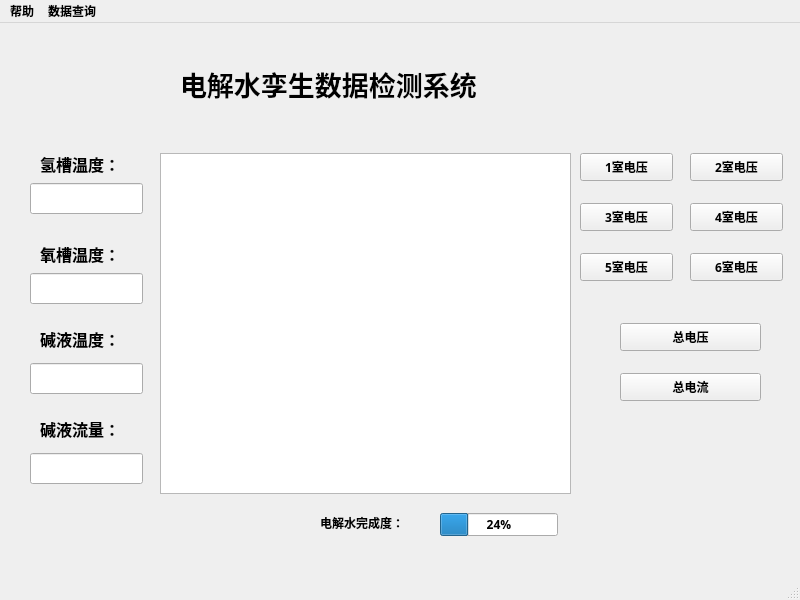
<?xml version="1.0" encoding="UTF-8"?>
<ui version="4.0">
 <class>MainWindow</class>
 <widget class="QMainWindow" name="MainWindow">
  <property name="geometry">
   <rect>
    <x>0</x>
    <y>0</y>
    <width>800</width>
    <height>600</height>
   </rect>
  </property>
  <property name="font">
   <font>
    <family>Arial Black</family>
    <weight>75</weight>
    <bold>true</bold>
   </font>
  </property>
  <property name="windowTitle">
   <string>MainWindow</string>
  </property>
  <widget class="QWidget" name="centralwidget">
   <widget class="QTextBrowser" name="textBrowser">
    <property name="geometry">
     <rect>
      <x>160</x>
      <y>130</y>
      <width>411</width>
      <height>341</height>
     </rect>
    </property>
   </widget>
   <widget class="QLabel" name="label">
    <property name="geometry">
     <rect>
      <x>180</x>
      <y>40</y>
      <width>411</width>
      <height>41</height>
     </rect>
    </property>
    <property name="font">
     <font>
      <family>Arial Black</family>
      <pointsize>20</pointsize>
      <weight>75</weight>
      <bold>true</bold>
     </font>
    </property>
    <property name="text">
     <string>电解水孪生数据检测系统</string>
    </property>
   </widget>
   <widget class="QLabel" name="label_2">
    <property name="geometry">
     <rect>
      <x>40</x>
      <y>130</y>
      <width>101</width>
      <height>21</height>
     </rect>
    </property>
    <property name="font">
     <font>
      <family>Arial Black</family>
      <pointsize>12</pointsize>
      <weight>75</weight>
      <bold>true</bold>
     </font>
    </property>
    <property name="text">
     <string>氢槽温度：</string>
    </property>
   </widget>
   <widget class="QLabel" name="label_3">
    <property name="geometry">
     <rect>
      <x>40</x>
      <y>220</y>
      <width>91</width>
      <height>21</height>
     </rect>
    </property>
    <property name="font">
     <font>
      <family>Arial Black</family>
      <pointsize>12</pointsize>
      <weight>75</weight>
      <bold>true</bold>
     </font>
    </property>
    <property name="text">
     <string>氧槽温度：</string>
    </property>
   </widget>
   <widget class="QLineEdit" name="lineEdit">
    <property name="geometry">
     <rect>
      <x>30</x>
      <y>160</y>
      <width>113</width>
      <height>31</height>
     </rect>
    </property>
   </widget>
   <widget class="QLineEdit" name="lineEdit_2">
    <property name="geometry">
     <rect>
      <x>30</x>
      <y>250</y>
      <width>113</width>
      <height>31</height>
     </rect>
    </property>
   </widget>
   <widget class="QLabel" name="label_4">
    <property name="geometry">
     <rect>
      <x>40</x>
      <y>300</y>
      <width>91</width>
      <height>31</height>
     </rect>
    </property>
    <property name="font">
     <font>
      <family>Arial Black</family>
      <pointsize>12</pointsize>
      <weight>75</weight>
      <bold>true</bold>
     </font>
    </property>
    <property name="text">
     <string>碱液温度：</string>
    </property>
   </widget>
   <widget class="QLabel" name="label_5">
    <property name="geometry">
     <rect>
      <x>40</x>
      <y>390</y>
      <width>101</width>
      <height>31</height>
     </rect>
    </property>
    <property name="font">
     <font>
      <family>Arial Black</family>
      <pointsize>12</pointsize>
      <weight>75</weight>
      <bold>true</bold>
     </font>
    </property>
    <property name="text">
     <string>碱液流量：</string>
    </property>
   </widget>
   <widget class="QLineEdit" name="lineEdit_3">
    <property name="geometry">
     <rect>
      <x>30</x>
      <y>340</y>
      <width>113</width>
      <height>31</height>
     </rect>
    </property>
   </widget>
   <widget class="QLineEdit" name="lineEdit_4">
    <property name="geometry">
     <rect>
      <x>30</x>
      <y>430</y>
      <width>113</width>
      <height>31</height>
     </rect>
    </property>
   </widget>
   <widget class="QPushButton" name="pushButton">
    <property name="geometry">
     <rect>
      <x>580</x>
      <y>130</y>
      <width>93</width>
      <height>28</height>
     </rect>
    </property>
    <property name="text">
     <string>1室电压</string>
    </property>
   </widget>
   <widget class="QPushButton" name="pushButton_2">
    <property name="geometry">
     <rect>
      <x>690</x>
      <y>130</y>
      <width>93</width>
      <height>28</height>
     </rect>
    </property>
    <property name="text">
     <string>2室电压</string>
    </property>
   </widget>
   <widget class="QPushButton" name="pushButton_3">
    <property name="geometry">
     <rect>
      <x>580</x>
      <y>180</y>
      <width>93</width>
      <height>28</height>
     </rect>
    </property>
    <property name="text">
     <string>3室电压</string>
    </property>
   </widget>
   <widget class="QPushButton" name="pushButton_4">
    <property name="geometry">
     <rect>
      <x>690</x>
      <y>180</y>
      <width>93</width>
      <height>28</height>
     </rect>
    </property>
    <property name="text">
     <string>4室电压</string>
    </property>
   </widget>
   <widget class="QPushButton" name="pushButton_5">
    <property name="geometry">
     <rect>
      <x>580</x>
      <y>230</y>
      <width>93</width>
      <height>28</height>
     </rect>
    </property>
    <property name="text">
     <string>5室电压</string>
    </property>
   </widget>
   <widget class="QPushButton" name="pushButton_6">
    <property name="geometry">
     <rect>
      <x>690</x>
      <y>230</y>
      <width>93</width>
      <height>28</height>
     </rect>
    </property>
    <property name="text">
     <string>6室电压</string>
    </property>
   </widget>
   <widget class="QPushButton" name="pushButton_7">
    <property name="geometry">
     <rect>
      <x>620</x>
      <y>300</y>
      <width>141</width>
      <height>28</height>
     </rect>
    </property>
    <property name="text">
     <string>总电压</string>
    </property>
   </widget>
   <widget class="QPushButton" name="pushButton_8">
    <property name="geometry">
     <rect>
      <x>620</x>
      <y>350</y>
      <width>141</width>
      <height>28</height>
     </rect>
    </property>
    <property name="text">
     <string>总电流</string>
    </property>
   </widget>
   <widget class="QProgressBar" name="progressBar">
    <property name="geometry">
     <rect>
      <x>440</x>
      <y>490</y>
      <width>118</width>
      <height>23</height>
     </rect>
    </property>
    <property name="value">
     <number>24</number>
    </property>
   </widget>
   <widget class="QLabel" name="label_6">
    <property name="geometry">
     <rect>
      <x>320</x>
      <y>490</y>
      <width>141</width>
      <height>20</height>
     </rect>
    </property>
    <property name="text">
     <string>电解水完成度：</string>
    </property>
   </widget>
  </widget>
  <widget class="QMenuBar" name="menubar">
   <property name="geometry">
    <rect>
     <x>0</x>
     <y>0</y>
     <width>800</width>
     <height>28</height>
    </rect>
   </property>
   <widget class="QMenu" name="menu">
    <property name="title">
     <string>帮助</string>
    </property>
    <addaction name="actionHelp"/>
    <addaction name="actionguan"/>
    <addaction name="actionjiemian"/>
   </widget>
   <widget class="QMenu" name="menu_2">
    <property name="title">
     <string>数据查询</string>
    </property>
    <addaction name="action1shi"/>
    <addaction name="action2shi"/>
    <addaction name="action3shi"/>
    <addaction name="action4shi"/>
    <addaction name="action5shi"/>
    <addaction name="action6shi"/>
    <addaction name="actionzong"/>
    <addaction name="actiondianliu"/>
   </widget>
   <addaction name="menu"/>
   <addaction name="menu_2"/>
  </widget>
  <widget class="QStatusBar" name="statusbar"/>
  <action name="actionHelp">
   <property name="text">
    <string>数据说明</string>
   </property>
  </action>
  <action name="actionguan">
   <property name="text">
    <string>关于团队</string>
   </property>
  </action>
  <action name="actionjiemian">
   <property name="text">
    <string>电解水技术原理</string>
   </property>
  </action>
  <action name="action1shi">
   <property name="text">
    <string>1室电压</string>
   </property>
  </action>
  <action name="action2shi">
   <property name="text">
    <string>2室电压</string>
   </property>
  </action>
  <action name="action3shi">
   <property name="text">
    <string>3室电压</string>
   </property>
  </action>
  <action name="action4shi">
   <property name="text">
    <string>4室电压</string>
   </property>
  </action>
  <action name="action5shi">
   <property name="text">
    <string>5室项目</string>
   </property>
  </action>
  <action name="action6shi">
   <property name="text">
    <string>6室电压</string>
   </property>
  </action>
  <action name="actionzong">
   <property name="text">
    <string>总电压</string>
   </property>
  </action>
  <action name="actiondianliu">
   <property name="text">
    <string>总电流</string>
   </property>
  </action>
 </widget>
 <resources>
  <include location="pic.qrc"/>
 </resources>
 <connections/>
</ui>
